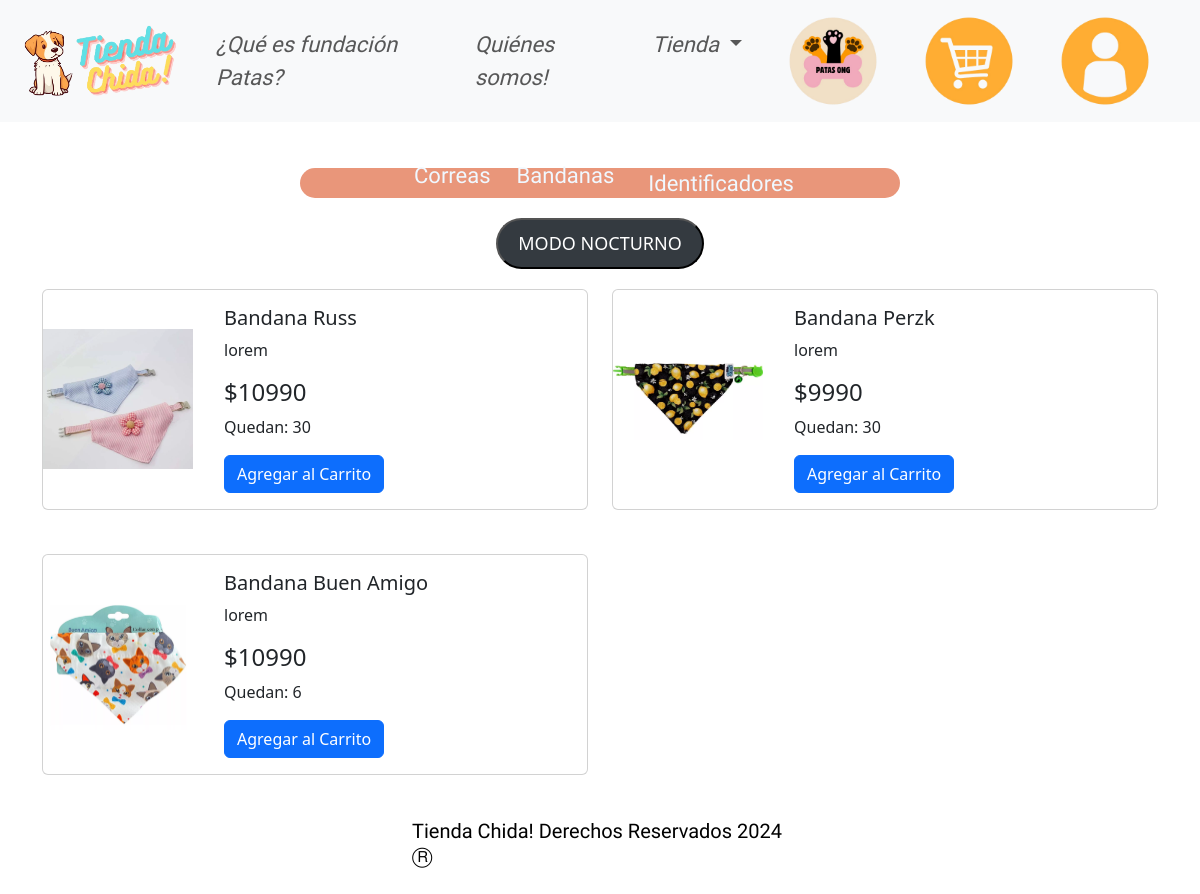
Page /tienda/gatos_bandanas/ on the committed database.
### tienda/models.py (models this page shows, shortened)
class Producto(models.Model):
    id = models.AutoField(primary_key=True)
    nombre = models.CharField(max_length=100)
    descripcion = models.TextField()
    precio = models.DecimalField(max_digits=10, decimal_places=0)
    imagen = models.ImageField(upload_to='productos/')
    categoria = models.ForeignKey(Categoria, on_delete=models.CASCADE)
    cantidad = models.PositiveIntegerField(default=0)  # Campo añadido

### tienda/views.py (the view, shortened to what this page needs)
# urls.py: path('gatos_bandanas/', views.gatos_bandanas, name='gatos_bandanas'),
def gatos_bandanas(request):
    productos_bandanas_gatos = Producto.objects.filter(categoria__nombre='Bandana gato')
    user_info = None
    context = {'productos_bandanas_gatos': productos_bandanas_gatos, 'user_info': user_info}
    return render(request, 'tienda/gatos_bandanas.html', context)

### tienda/templates/tienda/gatos_bandanas.html (shortened to what this page needs)
{% load static %}
<!DOCTYPE html>
<html lang="en">
<head>
    <link href="https://cdn.jsdelivr.net/npm/bootstrap@5.3.3/dist/css/bootstrap.min.css" rel="stylesheet">
    <link href="{% static 'tienda/css/style_tienda.css' %}" rel="stylesheet">
    <link href="{% static 'tienda/css/style.css' %}" rel="stylesheet">
</head>
<body>
    <header>
        <nav class="navbar navbar-expand-lg bg-body-tertiary fixed-top">
            <div class="container-fluid asap-condensed-medium-italic">
              <a class="navbar-brand" href="{% url 'index' %}"><img src="{% static 'tienda/imagenestiendachida/Foto_del_logo-removebg-preview.png' %}" width="180px"></a>
              <div class="collapse navbar-collapse" id="navbarNav">
                <ul class="navbar-nav">
                  <li class="nav-item">
                    <a class="nav-link" aria-current="page" href="{% url 'index' %}#destino2">¿Qué es fundación Patas?</a>
                  </li>
                  <li class="nav-item">
                    <a class="nav-link" href="{% url 'index' %}#destino">Quiénes somos!</a>
                  </li>
                  <li class="nav-item dropdown">
                    <a class="nav-link dropdown-toggle" href="#" role="button" data-bs-toggle="dropdown" aria-expanded="false">
                      Tienda
                    </a>
                  </li>
                </ul>
                <ul class="navbar-nav">
                    <li class="nav-item">
                        <a class="nav-link" href="{% url 'fundacionpatas' %}" target="_blank"><img src="{% static 'tienda/imagenestiendachida/logo patas png.png' %}" width="90px"></a>
                      </li>
                </ul>
                <ul class="navbar-nav ms-auto">
                    <li class="nav-item">
                        <a class="nav-link" href="#" data-bs-toggle="offcanvas" data-bs-target="#staticBackdrop"><img src="{% static 'tienda/imagenestiendachida/3-removebg-preview.png' %}" width="90px"></a>
                    </li>
                    <li class="nav-item">
                        <a class="nav-link" href="#" data-bs-toggle="offcanvas" data-bs-target="#offcanvasRight"><img src="{% static 'tienda/imagenestiendachida/4-removebg-preview.png' %}" width="90px"></a>
                    </li>
                </ul>
              </div>
            </div>
          </nav>
    </header>
    <br><br><br><br><br><br><br>
    <nav class="navbar navbar-expand-lg bg-orange rounded-custom navbar-container" id="navbar1">
        <div class="container-fluid">
          <div class="collapse navbar-collapse" id="navbarNav">
            <ul class="navbar-nav ms-auto me-4 mb-2 mb-lg-0 navbar_centrar lilita-one-regular">
              <li class="nav-item">
                <a class="nav-link" aria-current="page" href="{% url 'gatos' %}">Correas</a>
              </li>
              <li class="nav-item">
                <a class="nav-link" href="{% url 'gatos_bandanas' %}">Bandanas</a>
              </li>
              <li class="nav-link">
                <a class="nav-link" href="{% url 'gatos_identificadores' %}">Identificadores</a>
              </li>
            </ul>
          </div>
        </div>
      </nav>
    <button onclick="modoNocturno()" class="botonnoche zoom">MODO NOCTURNO</button>
    <div class="container margen_cards">
      <div class="row">
          {% for producto in productos_bandanas_gatos %}
          <div class="col-md-6 mb-4">
              <div class="card d-flex flex-row align-items-center">
                  <div class="img-container">
                      <img src="{{ producto.imagen.url }}" class="img zoom" alt="{{ producto.nombre }}">
                  </div>
                  <div class="card-body">
                      <h5 class="card-title">{{ producto.nombre }}</h5>
                      <p class="card-text">{{ producto.descripcion }}</p>
                      <h4>${{ producto.precio }}</h4>
                      <p>Quedan: <span class="cantidad-producto" data-id="{{ producto.id }}">{{ producto.cantidad }}</span></p>
                      <a href="#" class="btn btn-primary zoom agregar-carrito {% if producto.cantidad == 0 %}disabled{% endif %}" data-id="{{ producto.id }}" data-name="{{ producto.nombre }}" data-price="{{ producto.precio }}" data-image="{{ producto.imagen.url }}">Agregar al Carrito</a>
                  </div>
              </div>
          </div>
          {% endfor %}
      </div>
  </div>
    <footer>
      <div class="container-fluid">
        <div class="row justify-content-center colorh2">
        <h5 class="col-4 centrar colorh2"> Tienda Chida! Derechos Reservados 2024 Ⓡ</h5>
        </div>
    </div>
    </footer>
    <br><br>
</body>
</html>

### tienda/static/tienda/css/style_tienda.css (style rules this page uses)
#navbar1 .navbar-nav .nav-link { color:aliceblue!important; }
#navbar1 .navbar-nav { margin: auto !important; display: flex !important; justify-content: center !important; }
#navbar1 .navbar-nav .nav-item { margin-right: 10px !important; }
.bg-orange { background-color:darksalmon; }
.navbar-container { max-width: 600px; margin: 0 auto; max-height: 30px; margin-bottom: 20px; }
.navbar_centrar { margin: 40px !important; }
.lilita-one-regular { font-family: "Lilita One", sans-serif; font-weight: 400; font-style: normal; font-size: 22px; }
.rounded-custom { border-radius: 25px !important; }
.asap-condensed-medium-italic { font-family: "Asap Condensed", sans-serif; font-weight: 500; font-style: italic; font-size: 22px; }
.margen_cards { margin-right: 30px !important; margin-left: 30px !important; }
.botonnoche { display: block; margin: 20px auto; padding: 10px 20px; border-radius: 30px; background-color: #343a40; color: #fff; font-size: 18px; text-align: center; transition: background-color 0.3s; }
.img-container { width: 150px; height: 150px; overflow: hidden; display: flex; justify-content: center; align-items: center; margin-right: 15px; }
.img-container img { max-width: 100%; max-height: 100%; }
.card { margin-bottom: 20px; }

### tienda/static/tienda/css/style.css (style rules this page uses)
.navbar-nav .nav-item { margin-right: 30px !important; }
.nav-item { color: black !important; }
.asap-condensed-medium-italic { font-family: "Asap Condensed", sans-serif; font-weight: 500; font-style: italic; font-size: 22px; }
.colorh2 { font-family: "Asap Condensed"; color: black; }
.botonnoche { display: block; margin: 20px auto; padding: 10px 20px; border-radius: 30px; background-color: #343a40; color: #fff; font-size: 18px; text-align: center; transition: background-color 0.3s; }
.zoom { transition: transform 0.3s ease; }
.img-container { width: 150px; height: 150px; overflow: hidden; display: flex; justify-content: center; align-items: center; margin-right: 15px; }
.img-container img { max-width: 100%; max-height: 100%; }
.card { margin-bottom: 20px; }

### rows in the picture
Producto: imagen (picture), nombre "Bandana Russ", descripcion "lorem", precio "10990", cantidad "30"
Producto: imagen (picture), nombre "Bandana Perzk", descripcion "lorem", precio "9990", cantidad "30"
Producto: imagen (picture), nombre "Bandana Buen Amigo", descripcion "lorem", precio "10990", cantidad "6"
